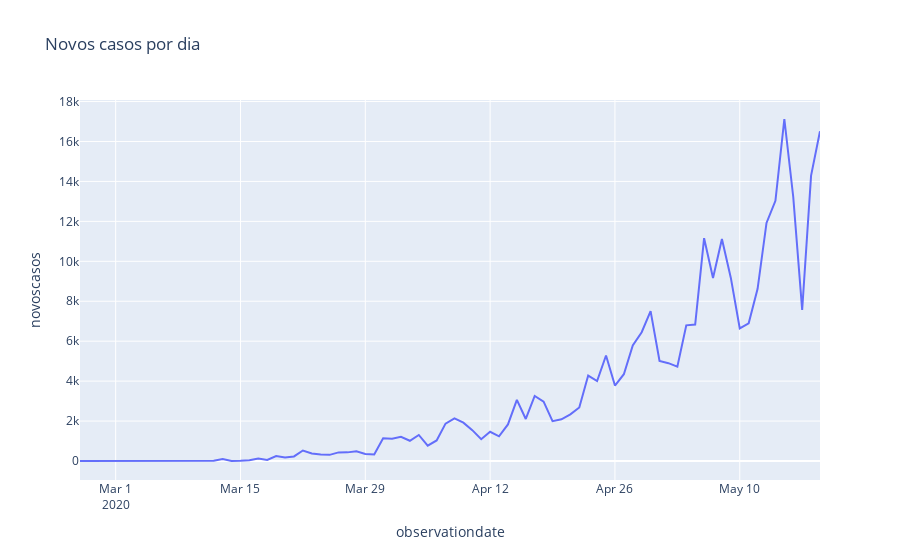

The notebook cell this image was saved under:
### Markdown cell above
# Novos casos por dia

### Code cell
# Técnica de programação funcional

brazil['novoscasos'] = list(map(
    lambda x: 0 if (x==0) else brazil['confirmed'].iloc[x] - brazil['confirmed'].iloc[x-1],
    np.arange(brazil.shape[0])
))

px.line(brazil, x='observationdate', y='novoscasos', title='Novos casos por dia')
